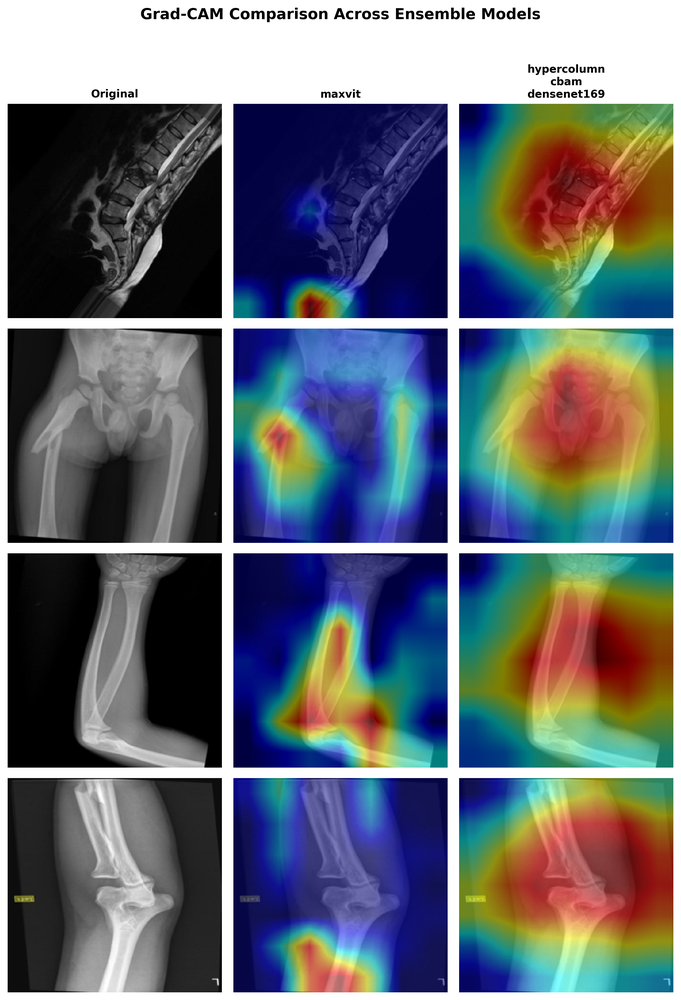
#> input picture outputs/figures/gradcam_comparison_grid.png, 681 x 1000 px, shrunk from 2670 x 3920 before the run
$ python crop_gradcam_row.py
#> lines starting #> are read from the running program, lines starting #| are printed output that depends on the picture
"""Extract a single row from the Grad-CAM comparison grid PNG.

Crops the first row (Comminuted fracture case) from the existing
4-row grid to produce a compact single-row figure for the paper.

Usage:
    python scripts/crop_gradcam_row.py
"""

from pathlib import Path
from PIL import Image

ROOT = Path(__file__).resolve().parent.parent
IN_PATH = ROOT / "outputs" / "figures" / "gradcam_comparison_grid.png"
OUT_DIR = ROOT / "outputs" / "figures"

img = Image.open(IN_PATH)
#> img is the input picture: PIL image 681x1000 RGBA; mean R, G, B, A 102.8, 110, 116.7, 255
w, h = img.size
#> w = 681; h = 1000

# The grid has 4 image rows plus a suptitle band at the top.
# We want just the first row (below the suptitle).
# Strategy: detect the title band height, then take 1/4 of the remaining.
# The suptitle + spacing is roughly 5-8% of total height.
# We'll crop from y=0 to y = h/4 + a small margin for the column headers.
row_h = h // 4
#> row_h = 250
# Take the first ~33% of the height to capture column titles + first image row
crop_bottom = int(h * 0.325)
#> crop_bottom = 325

cropped = img.crop((0, 0, w, crop_bottom))
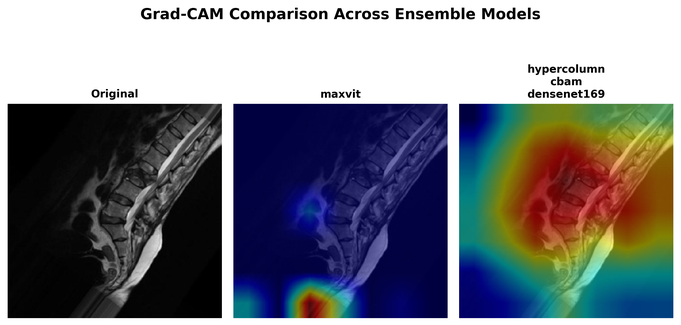
#> cropped: PIL image 681x325 RGBA; mean R, G, B, A 119.6, 122, 129.2, 255
for ext, fmt in [("png", "PNG"), ("pdf", "PDF")]:
    out = OUT_DIR / f"gradcam_single_row.{ext}"
    cropped.save(out, fmt, dpi=(300, 300))
    print(f"Saved: {out}  ({cropped.size[0]}x{cropped.size[1]})")
